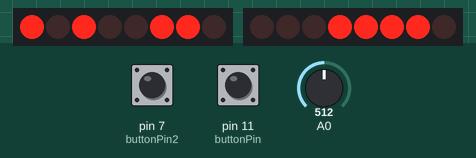
Simulated run of this sketch. Board: Arduino Uno, built with avr-gcc and run on an emulated ATmega328P. On the bench: 2 × 8 shift-register outputs drawn as a row of LEDs (first output left, lit = HIGH). Wiring (inferred from the names in the program): 2 × shift register (74HC595): data pin 2, shift clock pin 3, latch pin 10 / data pin 8, shift clock pin 9, latch pin 4. Wiring (inferred from the signals the program sends): 2 × row of LEDs: on Q0, Q1, Q2, Q3, Q4, Q5, Q6, Q7 / on Q0, Q1, Q2, Q3, Q4, Q5, Q6, Q7. The test bench sets the inputs (shaded band); at power-on: pin 11 (buttonPin) LOW, A0 = 512, pin 7 (buttonPin2) LOW. The local clock reads 2024-03-15 10:24:30 at power-on unless the sketch sets it; what the sketch prints to the serial monitor is not drawn.

Above: at 1.1 s.
At 2.8 s:
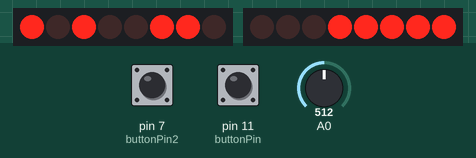
2.9 s: pin 11 (buttonPin) pulled HIGH for 1.2 s
At 7.2 s:
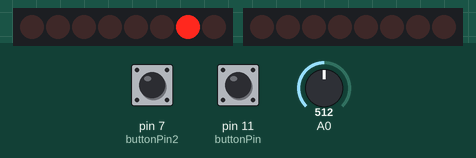
7.8 s: A0 set to 716
At 8.8 s:
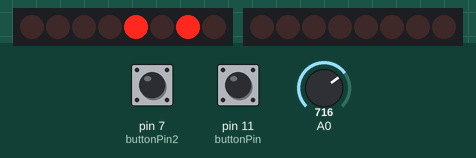
11.8 s: pin 11 (buttonPin) pulled HIGH for 3.2 s
At 14.1 s:
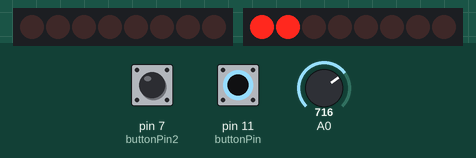
Timing chart, 0 to 40.1 s (numbered marks = the images above; inputs shaded):
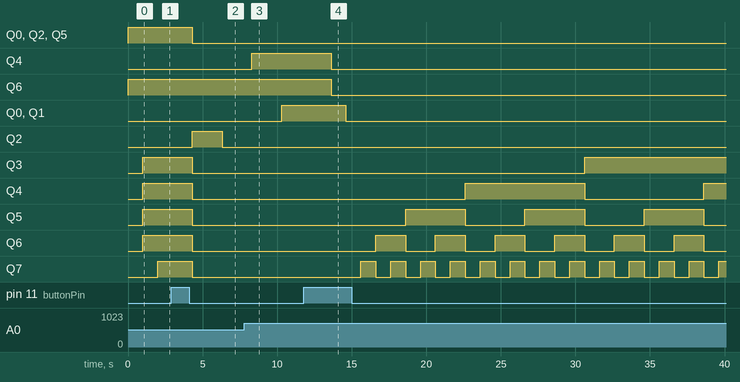

The sketch:

BinClock_Prototipo.ino
```cpp
#include <Wire.h>
#include "RTClib.h" // Importacion de librerias


// Declaracion de variables

 RTC_DS1307 RTC;
 int pindatos = 2;
 int clockpin = 3;
 int latchpin = 4;
 int pindatos2 = 8;
 int clockpin2 = 9;
 int latchpin2= 10;
 byte data1 = 0;
 byte data2 = 0;
 //Varaibles contadoras del estado que se encuentra el boton
 const int  buttonPin = 11;
 int buttonPushCounter = 1;
 int buttonState = 0;
 int buttonState1 = 0;
 int lastButtonState = 0;
 int bandera = 0;  // Valor que mantiene el boton que va ser utilizado para acceder a las diferentes funciones del reloj
 const int buttonPin2 = 7;
 // Variables donde se van a cargar los datos de los minutos, segundos y horas
 int minus;
 int secus;
 int hor;

void setup(){
  pinMode(buttonPin, INPUT);
  Serial.begin(9600);
  Wire.begin();
  RTC.begin();
  if (! RTC.isrunning()) {
  Serial.println("El Real Time Clock no se encuentra trabajando!");} // Notifica si el RTC no se encuentra trabajando

  pinMode(pindatos, OUTPUT);
  pinMode(clockpin, OUTPUT);
  pinMode(latchpin, OUTPUT);
  pinMode(pindatos2, OUTPUT);
  pinMode(clockpin2, OUTPUT);
  pinMode(latchpin2, OUTPUT);
  pinMode(buttonPin2, INPUT);
}

void loop() {

  buttonState = digitalRead(buttonPin); // Se utiliza para el estado del boton
  buttonState1 = digitalRead(buttonPin2);//Se utiliza para el estado del sensor de proximidad

  Serial.print(bandera); //Se utiliza para controlar el estado de la bandera
                        //y que el programador sepa en que estado se encuentra

  if(lastButtonState != buttonState){
    if ((buttonState == HIGH) ||(buttonState1 == HIGH)) { //Determina si hay un cambio en el estado del boton o del sensor.
    bandera++;
    if(bandera>2){   //Regresa el valor de la bandera a 0 si excede la cantidad de igual o mayor a 3
      bandera=0;
    }
    Serial.println(bandera);
    Serial.println(buttonState1);
    delay(300);}} // se realiza esta pausa de tiempo para que el cambio de estado del boton sea mas exacto.

  //Si el estado de la bandera es 0, se estara ejecutando el reloj
  if(bandera == 0){
    reloj();
    Serial.println("Modo Reloj");
  }
  //Si el estado de la bandera cambia a 1, se ejecutara la funcion de termometro
  if(bandera == 1){
    temperatura();
    Serial.println("Modo temperatura");
  }
  // Si el estado es igual a 2 se convierte en temperatura
  if(bandera == 2){
    Serial.println("Modo cronometro");
     hor=0;
     minus=0;
     secus=0;
     while (bandera == 2){
     cronometro();
     }
  }

}

//Funciones del shiftregister

void writeByte(byte data, byte set)
{
  int d,c,l;
  if (set == 1)
  {
    d = 2;
    c = 3;
    l = 4;
  }
  else if (set == 2)
  {
    d = 8;
    c = 9;
    l = 10;
  }
  shiftOut(d, c, MSBFIRST, data);
  digitalWrite(l, HIGH);
  digitalWrite(l, LOW);
}

void reloj(){
  Serial.begin(57600);
  DateTime now = RTC.now(); // Carga la informacion del tiempo
  int mins = now.minute();
  int secs = now.second();
  int hr = now.hour();

  //Este if determina si la hora es mayor a 12, para restarle 12 y de esa manera mantener el reloj en formato de 12hrs
  if (hr>12)
  {
    hr = hr-12;
  }
  byte data1 = 0;
  byte data2 = 0;

  for (int i = 0; i < 4 ;i ++)
  {
    if (bitRead(hr,i) == 1)
    {
      bitWrite(data1, 3-i, 1);
      Serial.print(hr);
    }
  }

  for (int i = 2;i < 6;i ++)
  {
    if (bitRead(mins,i) == 1)
    {
      bitWrite(data1,9-i, 1);
    }
  }

  for (int i =0;i<2;i++)
  {
    if (bitRead(mins,i)==1)
    {
      bitWrite(data2,1-i,1);
    }
  }


  for (int i =2;i<8;i++)
  {
    if (bitRead(secs,i-2)==1)
    {
      bitWrite(data2,9-i,1);
    }
  }

  writeByte(data1,1);
  writeByte(data2,2);
  delay(1000);

}


//Funcion que realiza el cronometro
void cronometro(){

  byte data1 = 0;
  byte data2 = 0;

  for (int i = 0;i < 4;i ++)
  {
    if (bitRead(hor,i) == 1)
    {
      bitWrite(data1,3-i,1);

    }
  }

  for (int i = 2;i < 6; i ++)
  {
    if (bitRead(minus,i) == 1)
    {
      bitWrite(data1,9-i, 1);
    }
  }


  for (int i = 0;i < 2;i ++)
  {
    if (bitRead(minus,i) == 1)
    {
      bitWrite(data2,1-i,1);
    }
  }

  for (int i =2;i<8;i++)
  {
    if (bitRead(secus,i-2)==1)
    {
      bitWrite(data2,9-i,1);
    }
  }

  writeByte(data1,1);
  writeByte(data2,2);

  delay(1000);

  if (secus > 58){
    minus = minus + 1;
    secus = 0;
  }
  if (minus > 58){
    hor = hor + 1;
    minus=0;
  }
  if (hor > 12){
    hor = 0;
  }
  secus = secus + 1;
}

void temperatura(){
  delay(1000);
  const int temperaturePin = 0;
  Serial.begin(9600);
  float voltage;
  int degreesC;
  int dato1 = 0;
  int dato2 = 0;
  voltage = getVoltage(temperaturePin);
  degreesC = (voltage - 0.5) * 100.0;

  for (int i = 2;i < 6;i ++)
  {
    if (bitRead(degreesC,i) == 1)
    {
      bitWrite(dato1, 9-i, 1);
    }
  }

  for (int i =0;i<2;i++)
  {
    if (bitRead(degreesC,i) == 1)

      bitWrite(dato2,1-i,1);
    }
  writeByte(dato1,1);
  writeByte(dato2,2);

  Serial.print("voltage: ");
  Serial.print(voltage);
  Serial.print("  deg C: ");
  Serial.print(degreesC);
  delay(1000);
}

float getVoltage(int pin)
{
  return (analogRead(pin) * 0.004882814);
}
```

Measured:
- after the input at 7.8 s, Q4: LOW → HIGH after 0.51 s; Q0, Q1: LOW → HIGH after 2.5 s
- after the input at 11.8 s, Q4, Q6: HIGH → LOW after 1.8 s; Q0, Q1: HIGH → LOW after 2.8 s; Q3: LOW → HIGH after 18.8 s; Q4: LOW → HIGH after 10.8 s, → LOW 8.0 s later, → HIGH 8.0 s later; Q5: alternates HIGH for 4.0 s and LOW for 4.0 s, starting after 6.8 s
